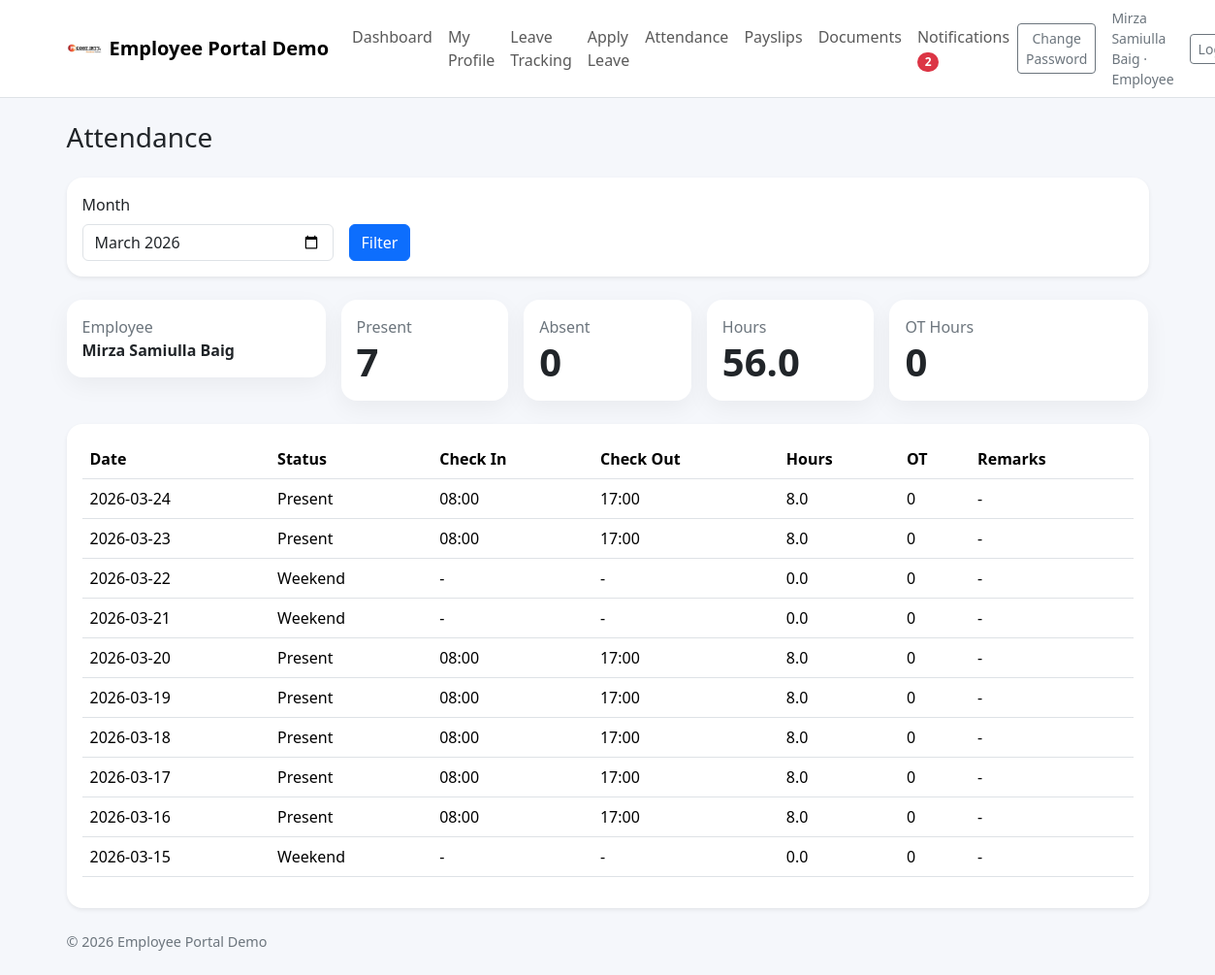
/attendance (signed in), run on an earlier commit of the app's database.
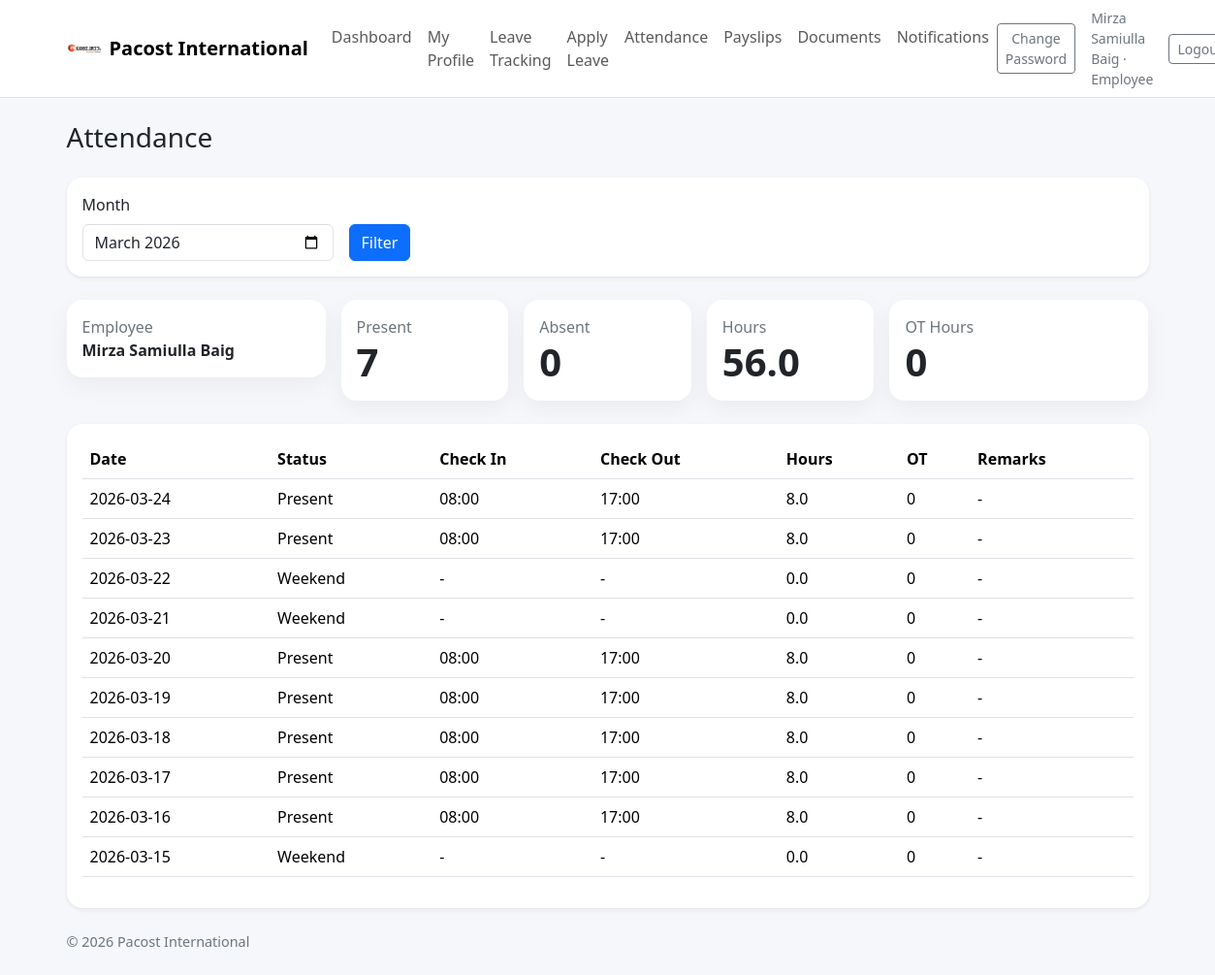
And on a later commit of the database.
### tables this page shows
CREATE TABLE company_settings (
    id INTEGER PRIMARY KEY AUTOINCREMENT,
    company_name TEXT NOT NULL,
    leave_workflow TEXT NOT NULL,
    default_working_hours REAL NOT NULL,
    allow_document_upload INTEGER NOT NULL DEFAULT 1
);

### app.py (the view)
@app.route("/attendance")
@login_required
def attendance_view():
    user = current_user()
    db = get_db()
    selected_user_id = request.args.get("user_id", type=int) or user["id"]
    month = request.args.get("month") or date.today().strftime("%Y-%m")
    if user["role"] == "employee":
        selected_user_id = user["id"]
    elif user["role"] == "manager":
        allowed = db.execute("SELECT COUNT(*) AS c FROM users WHERE id=? AND manager_id=?", (selected_user_id, user["id"])).fetchone()["c"]
        if selected_user_id != user["id"] and not allowed:
            selected_user_id = user["id"]
    rows = db.execute(
        "SELECT a.*, hc.title AS holiday_title, hc.holiday_type FROM attendance a LEFT JOIN holiday_calendar hc ON a.attendance_date=hc.holiday_date WHERE a.user_id=? AND substr(a.attendance_date,1,7)=? ORDER BY a.attendance_date DESC",
        (selected_user_id, month),
    ).fetchall()
    employees = []
    if user["role"] in {"manager", "hr", "admin"}:
        if user["role"] == "manager":
            employees = db.execute("SELECT id, full_name FROM users WHERE manager_id=? AND is_active=1 ORDER BY full_name", (user["id"],)).fetchall()
        else:
            employees = db.execute("SELECT id, full_name FROM users WHERE is_active=1 ORDER BY full_name").fetchall()
    summary = {
        "present": sum(1 for r in rows if r["status"] == "Present"),
        "absent": sum(1 for r in rows if r["status"] == "Absent"),
        "late": sum(1 for r in rows if r["status"] == "Late"),
        "hours": round(sum(r["hours_worked"] for r in rows), 1),
        "ot_hours": round(sum((r["ot_hours"] or 0) for r in rows), 1),
    }
    selected_employee = db.execute("SELECT id, full_name FROM users WHERE id=?", (selected_user_id,)).fetchone()
    holiday_rows = db.execute("SELECT * FROM holiday_calendar WHERE substr(holiday_date,1,7)=? ORDER BY holiday_date", (month,)).fetchall()
    return render_template("attendance.html", rows=rows, employees=employees, selected_user_id=selected_user_id, month=month, summary=summary, selected_employee=selected_employee, holiday_rows=holiday_rows)

### app.py (called while the page is built)
def get_db() -> sqlite3.Connection:
    if "db" not in g:
        g.db = sqlite3.connect(DATABASE)
        g.db.row_factory = sqlite3.Row
        ensure_schema(g.db)
    return g.db

def current_user() -> sqlite3.Row | None:
    user_id = session.get("user_id")
    if not user_id:
        return None
    return get_db().execute(
        """
        SELECT u.*, d.name AS department_name, ds.name AS designation_name, m.full_name AS manager_name
        FROM users u
        LEFT JOIN departments d ON u.department_id = d.id
        LEFT JOIN designations ds ON u.designation_id = ds.id
        LEFT JOIN users m ON u.manager_id = m.id
        WHERE u.id = ?
        """,
        (user_id,),
    ).fetchone()

def login_required(view):
    @wraps(view)
    def wrapped_view(**kwargs):
        if current_user() is None:
            return redirect(url_for("login"))
        return view(**kwargs)
    return wrapped_view

### templates/attendance.html (shortened to what this page needs)
{% extends 'base.html' %}
{% block content %}
<div class="d-flex justify-content-between align-items-center mb-4">
  <h3 class="mb-0">Attendance</h3>
</div>
<div class="card border-0 shadow-sm rounded-4 mb-4"><div class="card-body">
  <form class="row g-3 align-items-end" method="get">
    <div class="col-md-3"><label class="form-label">Month</label><input type="month" class="form-control" name="month" value="{{ month }}"></div>
    <div class="col-md-2"><button class="btn btn-primary">Filter</button></div>
  </form>
</div></div>
<div class="row g-3 mb-4">
  <div class="col-md-3"><div class="card card-stat"><div class="card-body"><div class="text-secondary">Employee</div><div class="fw-bold">{{ selected_employee.full_name }}</div></div></div></div>
  <div class="col-md-2"><div class="card card-stat"><div class="card-body"><div class="text-secondary">Present</div><div class="display-6 fw-bold">{{ summary.present }}</div></div></div></div>
  <div class="col-md-2"><div class="card card-stat"><div class="card-body"><div class="text-secondary">Absent</div><div class="display-6 fw-bold">{{ summary.absent }}</div></div></div></div>
  <div class="col-md-2"><div class="card card-stat"><div class="card-body"><div class="text-secondary">Hours</div><div class="display-6 fw-bold">{{ summary.hours }}</div></div></div></div>
  <div class="col-md-3"><div class="card card-stat"><div class="card-body"><div class="text-secondary">OT Hours</div><div class="display-6 fw-bold">{{ summary.ot_hours }}</div></div></div></div>
</div>
<div class="card border-0 shadow-sm rounded-4"><div class="card-body"><div class="table-responsive"><table class="table"><thead><tr><th>Date</th><th>Status</th><th>Check In</th><th>Check Out</th><th>Hours</th><th>OT</th><th>Remarks</th></tr></thead><tbody>{% for row in rows %}<tr><td>{{ row.attendance_date }} </td><td>{{ row.status }}</td><td>{{ row.check_in or '-' }}</td><td>{{ row.check_out or '-' }}</td><td>{{ row.hours_worked }}</td><td>{{ row.ot_hours or 0 }}</td><td>{{ row.remarks or '-' }}</td></tr>{% else %}<tr><td colspan="{% if current_user.role == 'admin' %}8{% else %}7{% endif %}" class="text-center text-secondary py-4">No attendance records found.</td></tr>{% endfor %}</tbody></table></div></div></div>
{% endblock %}

### templates/base.html (shortened to what this page needs)
<!doctype html>
<html lang="en">
<head>
  <link href="https://cdn.jsdelivr.net/npm/bootstrap@5.3.3/dist/css/bootstrap.min.css" rel="stylesheet">
  <link rel="stylesheet" href="{{ url_for('static', filename='css/style.css') }}">
</head>
<body>
  {% if current_user %}
  <nav class="navbar navbar-expand-lg bg-white border-bottom sticky-top">
    <div class="container">
      <a class="navbar-brand d-flex align-items-center gap-2" href="{{ url_for('dashboard') }}"><img src="{{ url_for('static', filename='images/pacost_logo.png') }}" alt="Pacost" style="height:36px; width:auto;"> <span>{{ settings.company_name if settings else 'Pacost International' }}</span></a>
      <div class="collapse navbar-collapse" id="navBar">
        <ul class="navbar-nav me-auto mb-2 mb-lg-0">
          <li class="nav-item"><a class="nav-link" href="{{ url_for('dashboard') }}">Dashboard</a></li>
          <li class="nav-item"><a class="nav-link" href="{{ url_for('profile') }}">My Profile</a></li>
          <li class="nav-item"><a class="nav-link" href="{{ url_for('my_leaves') }}">Leave Tracking</a></li>
          {% if current_user.role == 'employee' %}<li class="nav-item"><a class="nav-link" href="{{ url_for('apply_leave') }}">Apply Leave</a></li>{% endif %}
          <li class="nav-item"><a class="nav-link" href="{{ url_for('attendance_view') }}">Attendance</a></li>
          <li class="nav-item"><a class="nav-link" href="{{ url_for('payroll_view') }}">Payslips</a></li>
          <li class="nav-item"><a class="nav-link" href="{{ url_for('documents') }}">Documents</a></li>
          <li class="nav-item"><a class="nav-link" href="{{ url_for('notifications_view') }}">Notifications {% if unread_notification_count %}<span class="badge rounded-pill text-bg-danger">{{ unread_notification_count }}</span>{% endif %}</a></li>
        </ul>
        <div class="d-flex align-items-center gap-3">
          <a class="btn btn-outline-secondary btn-sm" href="{{ url_for('change_password') }}">Change Password</a>
          <span class="text-secondary small">{{ current_user.full_name }} · {{ current_user.role|capitalize }}</span>
          <a class="btn btn-outline-secondary btn-sm" href="{{ url_for('logout') }}">Logout</a>
        </div>
      </div>
    </div>
  </nav>
  {% endif %}
  <main class="container py-4">
    {% block content %}{% endblock %}
  </main>
  <div class="container pb-4"><div class="footer-note">© {{ year }} {{ settings.company_name if settings else 'Employee Portal' }}</div></div>
</body>
</html>

What changed in the data, as far as the page shows it:
changed company_settings: company_name "Employee Portal Demo" → "Pacost International"
Also different on the page:
{{ unread_notification_count }}: "2" → (not shown)
